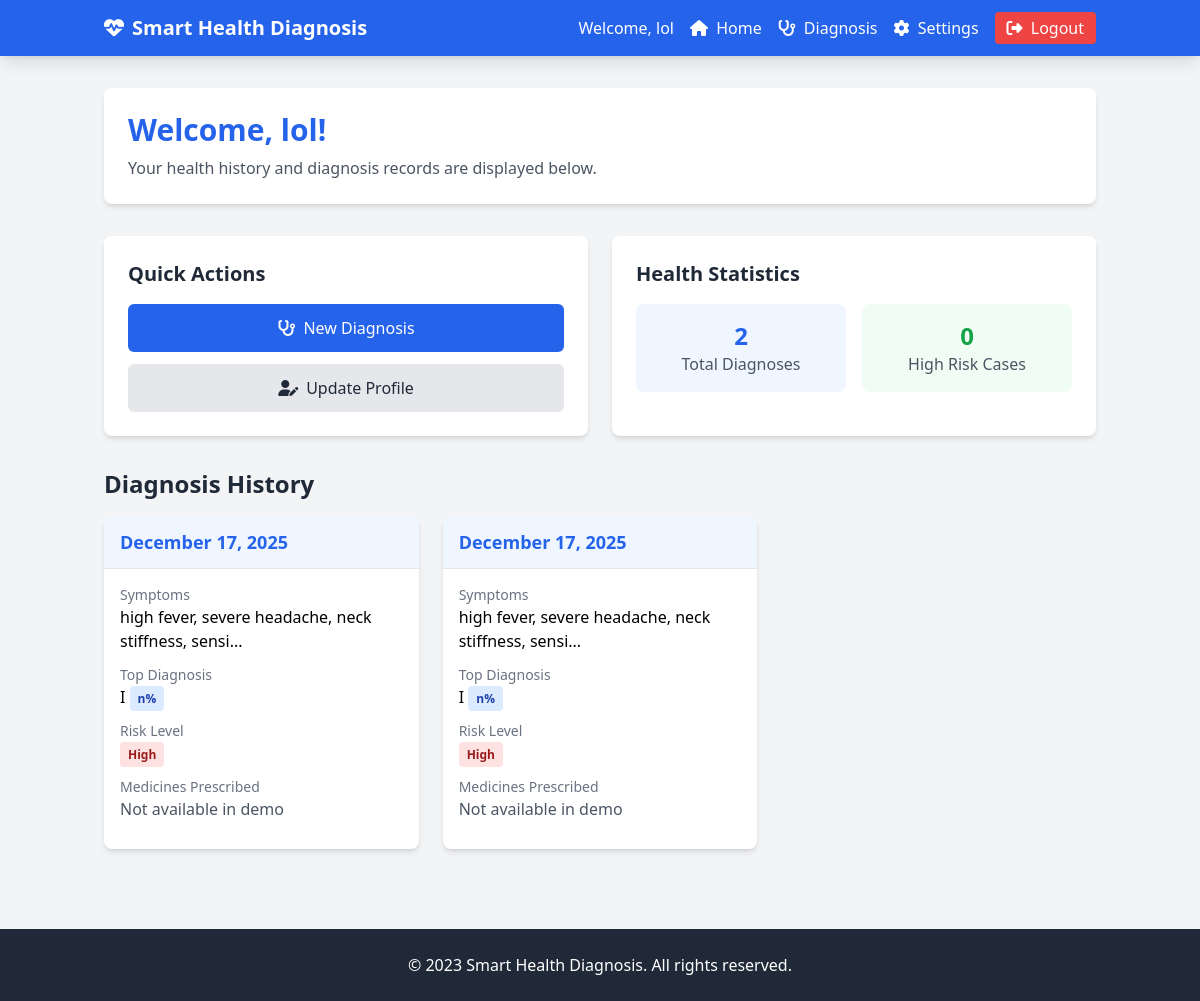
/home (signed in), run on the app's committed database.
### app/models.py (models this page shows, shortened)
class Diagnosis(db.Model):
    id = db.Column(db.Integer, primary_key=True)
    date = db.Column(db.DateTime, nullable=False, default=datetime.utcnow)
    symptoms = db.Column(db.Text, nullable=False)
    heart_rate = db.Column(db.Integer, nullable=True)
    pulse_rate = db.Column(db.Integer, nullable=True)
    systolic_bp = db.Column(db.Integer, nullable=True)
    diastolic_bp = db.Column(db.Integer, nullable=True)
    temperature = db.Column(db.Float, nullable=True)
    diagnosis_result = db.Column(db.JSON, nullable=False)  # Store as JSON
    user_id = db.Column(db.Integer, db.ForeignKey('user.id'), nullable=False)

### app/routes.py (the view)
@app.route('/home')
def home():
    if 'user_id' not in session:
        return redirect(url_for('login'))
    diagnoses = Diagnosis.query.filter_by(user_id=session['user_id']).order_by(Diagnosis.date.desc()).all()
    return render_template('home.html', diagnoses=diagnoses)

### app/__init__.py (called while the page is built)
@app.template_filter('from_json')
def from_json(value):
    try:
        return json.loads(value)
    except:
        return {}

### app/templates/home.html (shortened to what this page needs)
{% extends "base.html" %}
{% block content %}
<div class="bg-white rounded-lg shadow-md p-6 mb-8">
    <h1 class="text-3xl font-bold text-blue-600 mb-2">Welcome, {{ session.user_name }}!</h1>
    <p class="text-gray-600">Your health history and diagnosis records are displayed below.</p>
</div>
<div class="flex flex-col md:flex-row gap-6 mb-8">
    <div class="bg-white rounded-lg shadow-md p-6 flex-1">
        <h2 class="text-xl font-bold text-gray-800 mb-4">Quick Actions</h2>
        <a href="{{ url_for('diagnosis') }}"
           class="block w-full bg-blue-600 text-white text-center py-3 px-4 rounded-md hover:bg-blue-700 transition duration-300 mb-3">
            <i class="fas fa-stethoscope mr-2"></i>New Diagnosis
        </a>
        <a href="{{ url_for('settings') }}"
           class="block w-full bg-gray-200 text-gray-800 text-center py-3 px-4 rounded-md hover:bg-gray-300 transition duration-300">
            <i class="fas fa-user-edit mr-2"></i>Update Profile
        </a>
    </div>
    <div class="bg-white rounded-lg shadow-md p-6 flex-1">
        <h2 class="text-xl font-bold text-gray-800 mb-4">Health Statistics</h2>
        <div class="grid grid-cols-2 gap-4">
            <div class="bg-blue-50 p-4 rounded-lg text-center">
                <p class="text-2xl font-bold text-blue-600">{{ diagnoses|length }}</p>
                <p class="text-gray-600">Total Diagnoses</p>
            </div>
            <div class="bg-green-50 p-4 rounded-lg text-center">
                <p class="text-2xl font-bold text-green-600">
                    {% set high_risk_count = diagnoses|selectattr('diagnosis_result.risk_level', 'equalto', 'High')|list|length %}
                    {{ high_risk_count }}
                </p>
                <p class="text-gray-600">High Risk Cases</p>
            </div>
        </div>
    </div>
</div>
<h2 class="text-2xl font-bold text-gray-800 mb-4">Diagnosis History</h2>
{% if diagnoses %}
    <div class="grid grid-cols-1 md:grid-cols-2 lg:grid-cols-3 gap-6">
        {% for diagnosis in diagnoses %}
            {% set result = diagnosis.diagnosis_result|from_json %}
            <div class="bg-white rounded-lg shadow-md overflow-hidden">
                <div class="bg-blue-50 px-4 py-3 border-b">
                    <h3 class="font-bold text-lg text-blue-600">
                        {{ diagnosis.date.strftime('%B %d, %Y') }}
                    </h3>
                </div>
                <div class="p-4">
                    <div class="mb-3">
                        <p class="text-sm text-gray-500">Symptoms</p>
                        <p class="font-medium">{{ diagnosis.symptoms[:50] }}{% if diagnosis.symptoms|length > 50 %}...{% endif %}</p>
                    </div>
                    <div class="mb-3">
                        <p class="text-sm text-gray-500">Top Diagnosis</p>
                        {% if result.diseases %}
                            {% set top_disease = result.diseases|first %}
                            <p class="font-medium">{{ top_disease[0] }}
                                <span class="bg-blue-100 text-blue-800 text-xs font-semibold px-2 py-1 rounded">
                                    {{ top_disease[1] }}%
                                </span>
                            </p>
                        {% endif %}
                    </div>
                    <div class="mb-3">
                        <p class="text-sm text-gray-500">Risk Level</p>
                        {% if result.risk_level == "Critical" %}
                            <span class="bg-red-600 text-white text-xs font-semibold px-2 py-1 rounded">
                                {{ result.risk_level }}
                            </span>
                        {% elif result.risk_level == "High" %}
                            <span class="bg-red-100 text-red-800 text-xs font-semibold px-2 py-1 rounded">
                                {{ result.risk_level }}
                            </span>
                        {% elif result.risk_level == "Medium" %}
                            <span class="bg-yellow-100 text-yellow-800 text-xs font-semibold px-2 py-1 rounded">
                                {{ result.risk_level }}
                            </span>
                        {% else %}
                            <span class="bg-green-100 text-green-800 text-xs font-semibold px-2 py-1 rounded">
                                {{ result.risk_level }}
                            </span>
                        {% endif %}
                    </div>
                    <div class="mb-3">
                        <p class="text-sm text-gray-500">Medicines Prescribed</p>
                        <p class="font-medium text-gray-600">Not available in demo</p>
                    </div>
                </div>
            </div>
        {% endfor %}
    </div>
{% endif %}
{% endblock %}

### data on the page
Diagnosis: date "December 17, 2025", symptoms "high fever, severe headache, neck stiffness, sensi", top_disease "I", top_disease "n", risk_level "High"
Diagnosis: date "December 17, 2025", symptoms "high fever, severe headache, neck stiffness, sensi", top_disease "I", top_disease "n", risk_level "High"

### other printed values
{{ session.user_name }} "lol"
{{ diagnoses|length }} "2"
{{ high_risk_count }} "0"
